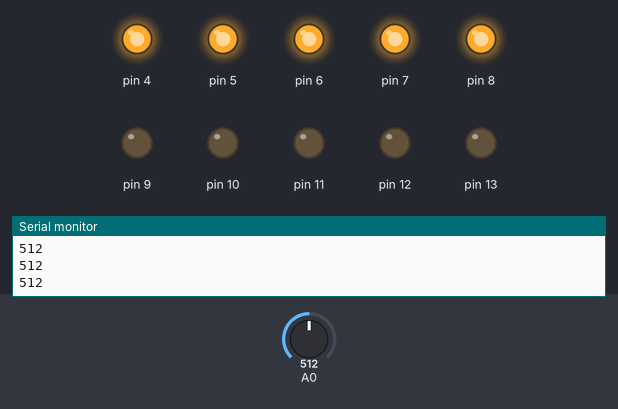
Bench run of a sketch on a simulated Arduino Uno, built with avr-gcc and run on an emulated ATmega328P. Shown: output pins drawn as LEDs (lit = HIGH), the last lines printed to the serial monitor. The test bench sets the inputs (shaded band); at power-on: A0 = 512.

Above: at 1.2 s.
1.3 s: A0 set to 604
2.8 s: A0 set to 621
At 3.4 s:
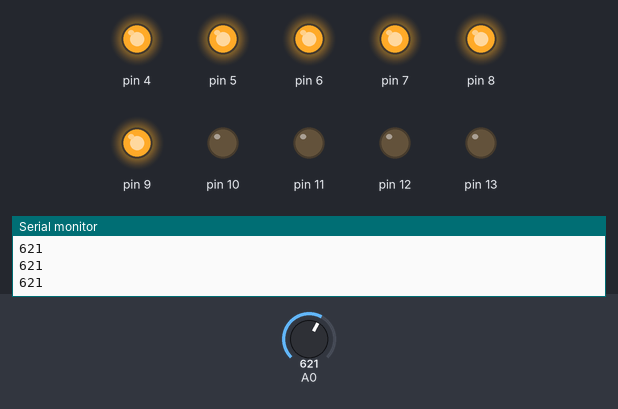
4.3 s: A0 set to 511
At 4.8 s:
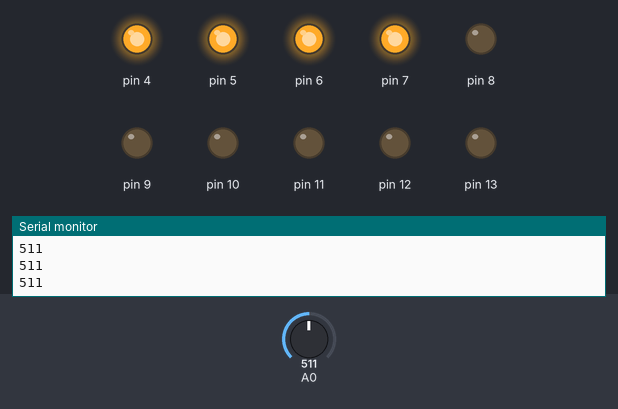
5.8 s: A0 set to 424
7.3 s: A0 set to 393
At 8.5 s:
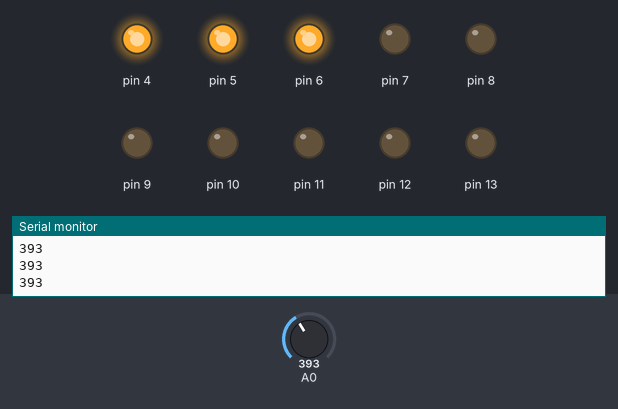
8.8 s: A0 set to 716
At 10.0 s:
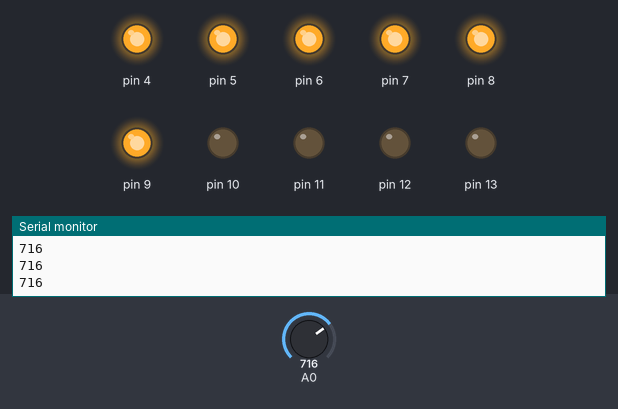
Timing chart, 0 to 11.3 s (numbered marks = the images above; inputs shaded):
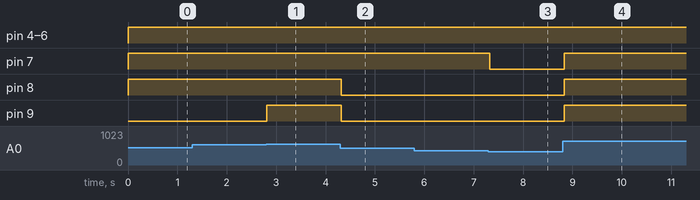

The sketch:

_project_three_.ino
```cpp
// Digital VU Meter - ECE 2305 Hardware Project 03

const int td = 100;
int analogVoltage = 0;

void setup() {
  for (int pin = 4; pin <= 13; pin++) {
    pinMode(pin, OUTPUT);
  }
  Serial.begin(9600);
}

void loop() {
  analogVoltage = analogRead(A0);
  Serial.println(analogVoltage);

  int ledCount = map(analogVoltage, 0, 1023, 0, 10); // Map analog input to 0-10 LEDs

  for (int i = 0; i < 10; i++) {
    if (i < ledCount) {
      digitalWrite(4 + i, HIGH); // Turn on LEDs up to ledCount
    } else {
      digitalWrite(4 + i, LOW);  // Turn off the rest
    }
  }

  delay(td);
}
```

Measured:
- the behaviour switches between 613 and 614 on A0 (found by bisection; images 0 and 1)
- the behaviour switches between 410 and 409 on A0 (found by bisection; images 2 and 3)
- after the input at 2.8 s, pin 9: LOW → HIGH at once
- after the input at 4.3 s, pin 8, pin 9: HIGH → LOW at once
- after the input at 7.3 s, pin 7: HIGH → LOW at once
- after the input at 8.8 s, pin 7–9: LOW → HIGH at once
